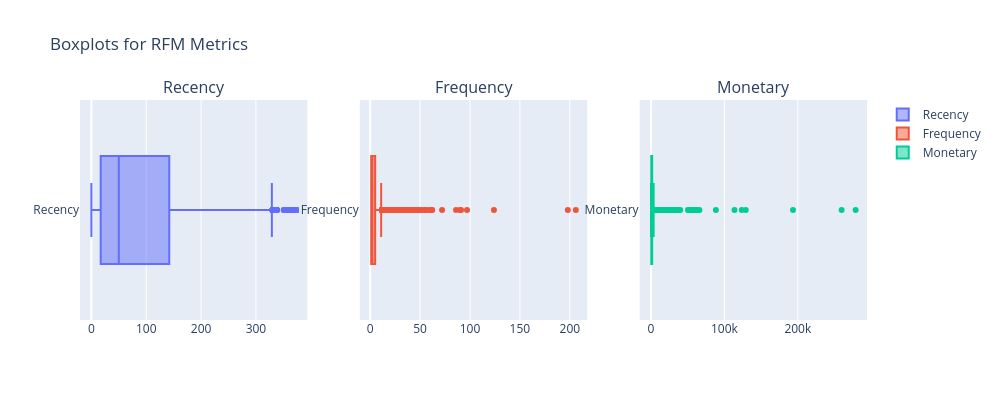

The notebook cell saved with this chart:
### Code cell
# Display boxplots for each feature

fig = make_subplots(rows=1, cols=3, subplot_titles=["Recency", "Frequency", "Monetary"])

# Add boxplots manually

fig.add_trace(go.Box(x=rfm_table['Recency'], name='Recency'), row=1, col=1)
fig.add_trace(go.Box(x=rfm_table['Frequency'], name='Frequency'), row=1, col=2)
fig.add_trace(go.Box(x=rfm_table['Monetary'], name='Monetary'), row=1, col=3)

fig.update_layout(height=400, width=1000, title_text="Boxplots for RFM Metrics")

#fig.write_html('plotly/boxplot_1.html')
fig.show();

### Figure 1 — Plotly figure (JSON) as saved in the notebook; plotly's stock layout.template omitted (floating-point values rounded to 4 significant figures; data arrays with more than 128 entries replaced by an {"elided": "..."} marker saying what was removed)
{"data": [{"name": "Recency", "type": "box", "x": {"elided": "4334 int values"}, "xaxis": "x", "yaxis": "y"}, {"name": "Frequency", "type": "box", "x": {"elided": "4334 int values"}, "xaxis": "x2", "yaxis": "y2"}, {"name": "Monetary", "type": "box", "x": {"elided": "4334 float values"}, "xaxis": "x3", "yaxis": "y3"}], "layout": {"annotations": [{"font": {"size": 16}, "showarrow": false, "text": "Recency", "x": 0.1444, "xanchor": "center", "xref": "paper", "y": 1, "yanchor": "bottom", "yref": "paper"}, {"font": {"size": 16}, "showarrow": false, "text": "Frequency", "x": 0.5, "xanchor": "center", "xref": "paper", "y": 1, "yanchor": "bottom", "yref": "paper"}, {"font": {"size": 16}, "showarrow": false, "text": "Monetary", "x": 0.8556, "xanchor": "center", "xref": "paper", "y": 1, "yanchor": "bottom", "yref": "paper"}], "height": 400, "title": {"text": "Boxplots for RFM Metrics"}, "width": 1000, "xaxis": {"anchor": "y", "domain": [0, 0.2889]}, "xaxis2": {"anchor": "y2", "domain": [0.3556, 0.6444]}, "xaxis3": {"anchor": "y3", "domain": [0.7111, 1]}, "yaxis": {"anchor": "x", "domain": [0, 1]}, "yaxis2": {"anchor": "x2", "domain": [0, 1]}, "yaxis3": {"anchor": "x3", "domain": [0, 1]}}}
